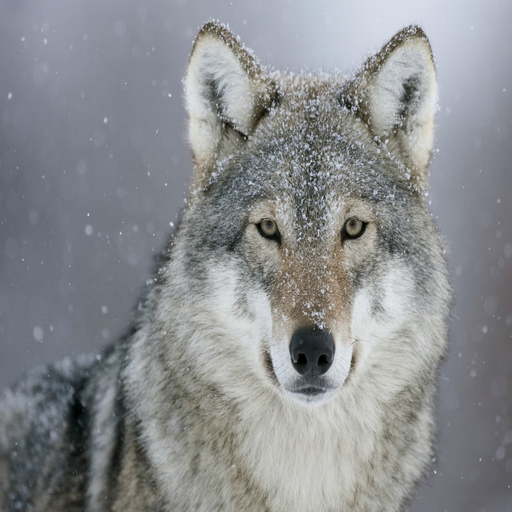
#> input picture image4.png, 512 x 512 px
$ python Compression.py
#> lines starting #> are read from the running program, lines starting #| are printed output that depends on the picture
#Taux de compression de 15 (ni plus ni moins)
#Choix libre du type de compression (DCT/DWT)
#Pour quantifer le taux de compression, image signée sur 8bits entier donc Por=nb-px*8
#Utiliser que des niveau de gris
#C= Por/Pcomp ~15
#image 4

"""""

-définir delta du niveau selon la dynamique des histo
-quantification cours slide 49
-calcul poids?
-décodage formule cours slide 51

"""""

import numpy as np
import pywt
import cv2
from matplotlib import pyplot as plt


def plage(L):
    """ Retourne le codage en plage de la liste L """
    i = 1
    n = 0
    res = []
    for k in L:
        if k == i:
            n += 1
        else:
            res.append(n)
            n = 1
            i = 1 - i
    res.append(n)
    return res


def un_plage(L):
    """ Retourne le décodage en plage de la liste L """
    res = []
    i = 1
    for n in L:
        res += n * [i]
        i = 1-i
    return res

def bits(i):
    """ Retourne le nombre de bits nécessaire pour encoder l'entier i """
    return int(np.log(i) / np.log(2)) + 1


def pos_encoding(L):
    """ Prend la liste des positions non nulles [1, 1, 0, 0, 1, 0, 0, 0...] encodée en plage et retourne le nombre
     de bits optimal pour encoder cette liste """
    max_bits = bits(max(L))  # Nombre de bits pour encoder le nombre maximal de la liste sur un bloc
    min_len_bits = None
    min_len = None
    for b in range(1, max_bits + 1):
        n = 0
        for val in L:
            v = val
            while v > 0:
                n += b
                v -= 2**b - 1
                if v > 0:
                    n += b
        if min_len is None or n < min_len:
            min_len = n
            min_len_bits = b
    return min_len_bits

# def calc_size(non_zero_val_matrix, non_zero_pos_matrix):
#     """ Retourne le nombre de bits nécessaire pour encoder l'image compressée
#     non_zero_val_matrix est une liste de liste comportant les coefficients non nuls de chaque bloc
#     non_zero_pos_matrix est une liste de liste comportant les positions des coefficients non nuls de chaque bloc,
#     encodée en plage """
#     non_zero_val_bits = []
#     for non_zero_val_list in non_zero_val_matrix.flatten():
#         if non_zero_val_list:
#             # 3 bits pour le nombre de bits par élement, ce qui permet un élement max de 2^(2^3) - 1 = 255 dans la
#             # matrice de DCT quantifiée
#             # 1 bit pour le signe et le nombre de bits nécessaire pour encoder la valeur maximale du bloc en valeur
#             # absolue
#             non_zero_val_bits.append(3 + len(non_zero_val_list) * (1 + bits(max(np.abs(np.array(non_zero_val_list))))))

#     non_zero_pos_bits = []
#     for non_zero_pos_list in non_zero_pos_matrix.flatten():
#         non_zero_pos_bits.append(len(non_zero_pos_list) * pos_encoding(np.abs(np.array(non_zero_pos_list))))

#     N = sum(non_zero_pos_bits) + sum(non_zero_val_bits)
#     return N


#Lecture de l'image
im_ori=cv2.imread(r"image4.png",0)
#> im_ori: shape (512, 512); min 0, max 231, mean 139.4

#extraction taille et poid
N=np.size(im_ori)
#> N = 262144
Height,Width=np.shape(im_ori)
#> Height = 512; Width = 512
P_or=N*8
#> P_or = 2097152

print("p_or=", P_or)
#| p_or= 2097152

#Transformée en ondelette
onde="haar" #'bior1.3'  'haar'
level=3

transf_wct = pywt.wavedec2(im_ori, onde, 'symmetric', level)
#> transf_wct = 4 items

#affichage transformée
arraywvt,coeff2_slices=pywt.coeffs_to_array(transf_wct)
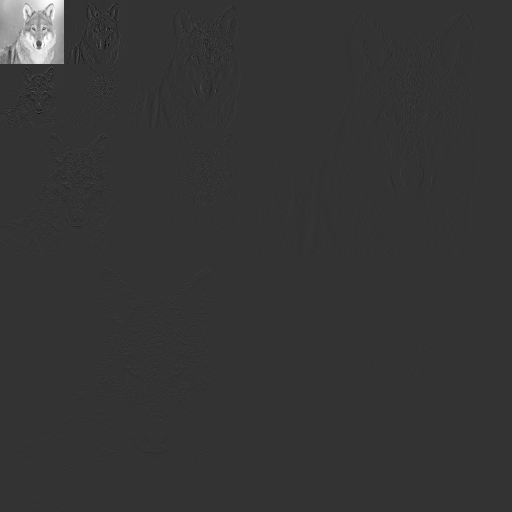
#> arraywvt: shape (512, 512) float64; min -446.4, max 1766.8, mean 17.5; drawn with min black and max white
#> coeff2_slices = 4 items
fig = plt.figure(figsize=(12, 3))
plt.imshow(arraywvt, interpolation="nearest", cmap=plt.cm.gray)

#affichage histogramme
fig2 = plt.figure(figsize=(12, 3))

for i in range (1,level+1):
    echelle = transf_wct[i][1]+transf_wct[i][1]+transf_wct[i][2]

    histograme,bins=np.histogram(echelle,np.arange(-100,100,1))
    ax=fig2.add_subplot(level,1,i)
    ax.set_title('échelle'+str(i))
    ax.bar(np.arange(-100,99,1),histograme)
#> this loop made 3 passes
#> pass 1, `echelle = transf_wct[i][1]+transf_wct[i][1]+transf_wct[i][2]`:
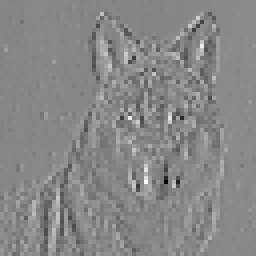
#> echelle: shape (64, 64) float64 (shown 4 times larger); min -920.4, max 809.3, mean -0.3; drawn with min black and max white
#> pass 2, `echelle = transf_wct[i][1]+transf_wct[i][1]+transf_wct[i][2]`:
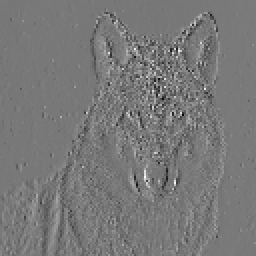
#> echelle: shape (128, 128) float64 (shown 2 times larger); min -389.3, max 432, mean -0.2; drawn with min black and max white
#> pass 3, `echelle = transf_wct[i][1]+transf_wct[i][1]+transf_wct[i][2]`:
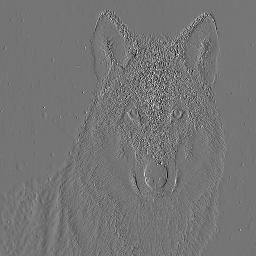
#> echelle: shape (256, 256) float64; min -195.5, max 230, mean 0; drawn with min black and max white


#pas de quantification pour les différents niveaux
deltacoef=[1,2,10,100]

im_quantif=transf_wct
#> im_quantif = 4 items

#quantification
im_quantif[0]=np.sign(im_quantif[0])*np.floor(im_quantif[0]/deltacoef[0])

for j in range(1,len(deltacoef)):

    newcoeff0=np.sign(im_quantif[j][0])*np.floor(np.abs(im_quantif[j][0])/deltacoef[j])
    newcoeff1=np.sign(im_quantif[j][1])*np.floor(np.abs(im_quantif[j][1])/deltacoef[j])
    newcoeff2=np.sign(im_quantif[j][2])*np.floor(np.abs(im_quantif[j][2])/deltacoef[j])

    im_quantif[j]=(newcoeff0,newcoeff1,newcoeff2)
#> this loop made 3 passes
#> pass 1, `newcoeff0=np.sign(im_quantif[j][0])*np.floor(np.abs(im_quantif[j][0])/..`:
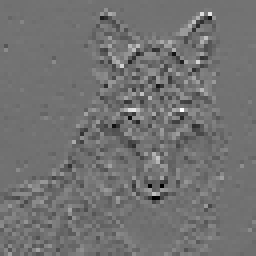
#> newcoeff0: shape (64, 64) float64 (shown 4 times larger); min -137, max 171, mean 0.8; drawn with min black and max white
#> pass 1, `newcoeff2=np.sign(im_quantif[j][2])*np.floor(np.abs(im_quantif[j][2])/..`:
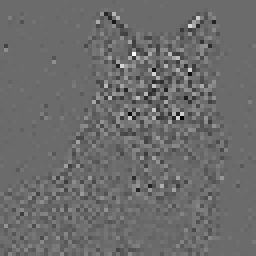
#> newcoeff2: shape (64, 64) float64 (shown 4 times larger); min -84, max 115, mean 0.1; drawn with min black and max white
#> pass 2, `newcoeff0=np.sign(im_quantif[j][0])*np.floor(np.abs(im_quantif[j][0])/..`:
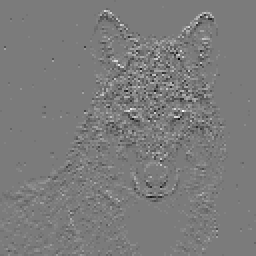
#> newcoeff0: shape (128, 128) float64 (shown 2 times larger); min -16, max 17, mean 0.0153; drawn with min black and max white


#====> Je plante ici <=====

#codage en plage puis calcule taux compression
im_plage=[[],[[],[],[]],[[],[],[]],[[],[],[]]] #si on convertit en liste, on devrait avoir un truc du genre.
#L'idée est qu'on a besoin d'une variable de ce genre pour reconstruire la transformée en ondelette plus tard


#tentative désespéré de faire un codage par plage, mais la fct est pas adaptée au codage en ondelette.
# On a des valeurs de int et pas des binaires (mais les variables sont des floats et je vois pas comment tout convertir efficacement)
for i in range(0,np.shape(im_quantif[0])[0]):
    im_plage[0].append(plage(im_quantif[0][i].tolist()))

for i in range(1,3):
    for j in range(0,2):
        for k in range(0,np.shape(im_quantif[i][j].tolist())[0]):
            im_plage[i][j].append(plage(im_quantif[i][j].tolist()[k]))


#> (the run stopped early here; a loop or call above may not have finished)
